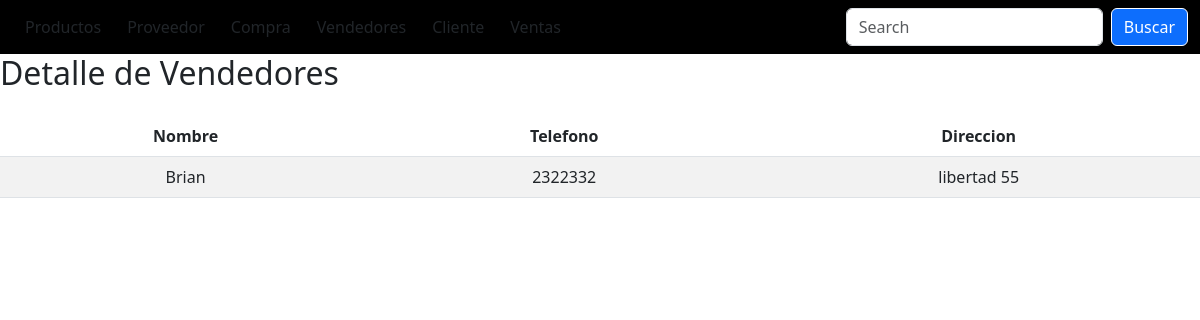
/vendedores/vendedores/detalleVendedores/1/, run on the app's committed database.
### miAplicacion/models.py (models this page shows, shortened)
class Vendedores(models.Model):
    Nombre = models.CharField (max_length=50, help_text="the publisher description.")
    Telefono = models.IntegerField (help_text="the publisher talle.")
    Direccion = models.CharField (max_length=50, help_text="the publisher talle.")

### miAplicacion/views.py (the view)
# urls.py: path('vendedores/vendedores/detalleVendedores/<int:pk>/', views.detalleVendedores, name='detalleProveedor'),
def detalleVendedores(request, pk):
    vendedores = Vendedores.objects.get(id=pk)
    context = {'vendedores': vendedores}
    return render(request, 'detalleVendedores.html', context)

### miProyecto/templates/detalleVendedores.html
{% include 'navbar.html' %}
{% block content %}
<h2>Detalle de Vendedores</h2>
<table id="tabla_vendedores" class='table table-striped'>
    <thead>
        <tr>
            <th>Nombre</th>
            <th>Telefono</th>
            <th>Direccion</th>
        </tr>
    </thead>
    <tbody>
        <tr>
            <td>{{ vendedores.Nombre}}</td>
            <td>{{ vendedores.Telefono}}</td>
            <td>{{ vendedores.Direccion}}</td>
        </tr>
    </tbody>
</table>
{% endblock %}

### miProyecto/static/css/styles.css (style rules this page uses)
body { min-height: 100vh; display: flex; flex-direction: column; }
.table.table-striped tr td { color: var(#263409); }

### miProyecto/static/tabla.css (style rules this page uses)
.table { margin:auto; width: 70vw; text-align: center; background-color: var(--color--whitw); padding: var(--card-padding); border-radius: var(--card-border-radius); margin-top: 1rem; box-shadow: var(--box-shadow); justify-content: space-around; gap: 1.4rem; transition: all 0.3s ease; }

### data on the page
Vendedores: Nombre "Brian", Telefono "2322332", Direccion "libertad 55"
